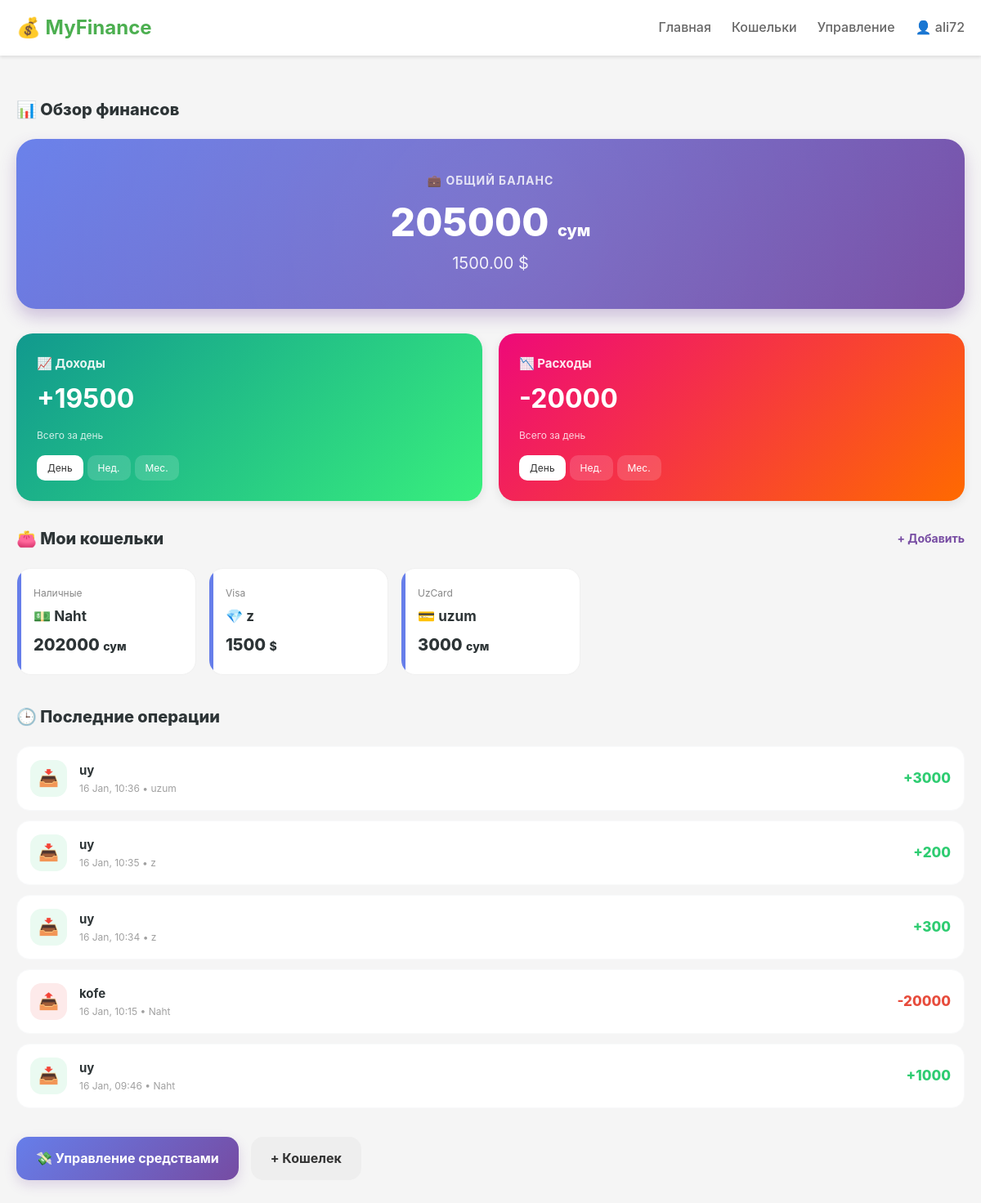
Page /dashboard/ (signed in) on the committed database.
### users/models.py (models this page shows, shortened)
class CustomUser(AbstractUser):
    phone_number = models.IntegerField(blank=True,null=True)
    avatar = models.ImageField(upload_to='avatars/',default='avatars/default.png')
    address = models.TextField()
    balance  = models.DecimalField(max_digits=15,decimal_places=2,default=0.00)

### main/models.py (models this page shows, shortened)
class Wallet(models.Model):
    TYPE_CHOICES = (
        ("cash", "Cash"),
        ("uzcard", "UzCard"),
        ("visa", "Visa"),
    )
    CURRENCY_CHOICES = (
        ("UZS", "UZS"),
        ("USD", "USD"),
    )
    user = models.ForeignKey(CustomUser, on_delete=models.CASCADE, related_name='wallets')
    name = models.CharField(max_length=100)
    type = models.CharField(max_length=20, choices=TYPE_CHOICES)
    balance = models.DecimalField(max_digits=15, decimal_places=2, default=0)
    currency = models.CharField(max_length=3, choices=CURRENCY_CHOICES)

class Transaction(models.Model):
    TYPE_CHOICES = (
        ("income", "Income"),
        ("outcome", "Outcome"),
    )
    user = models.ForeignKey(CustomUser, on_delete=models.CASCADE)
    wallet = models.ForeignKey(Wallet, on_delete=models.CASCADE, related_name='transactions')
    category = models.ForeignKey(Category, on_delete=models.SET_NULL, null=True)
    type = models.CharField(max_length=10, choices=TYPE_CHOICES)
    amount = models.DecimalField(max_digits=15, decimal_places=2)
    description = models.TextField(blank=True)
    created_at = models.DateTimeField(auto_now_add=True)

class Category(models.Model):
    TYPES = (
        ("income", "Income"),
        ("outcome", "Outcome"),
    )
    user = models.ForeignKey(
        settings.AUTH_USER_MODEL,
        on_delete=models.CASCADE
    )
    name = models.CharField(max_length=100)
    type = models.CharField(max_length=15, choices=TYPES)

### main/views.py (the view)
# urls.py: path('dashboard/', views.DashboardView.as_view(), name='dashboard'),
class DashboardView(TemplateView):
    template_name = 'main/dashboard.html'
    def get_context_data(self, **kwargs):
        context = super().get_context_data(**kwargs)
        user = self.request.user
        period = self.request.GET.get('period', 'day')
        date_from = self.get_date_from(period)
        transactions = Transaction.objects.filter(
            user=user,
            created_at__gte=date_from
        )
        context['total_income'] = transactions.filter(
            type='income'
        ).aggregate(Sum('amount'))['amount__sum'] or 0
        context['total_outcome'] = transactions.filter(
            type='outcome'
        ).aggregate(Sum('amount'))['amount__sum'] or 0
        context['wallets'] = user.wallets.all()
        total_uzs = 0
        total_usd = 0
        for wallet in context['wallets']:
            if wallet.currency == 'UZS':
                total_uzs += wallet.balance
            else:
                total_usd += wallet.balance
        context['total_balance_uzs'] = total_uzs
        context['total_balance_usd'] = total_usd
        context['period'] = period
        context['period_display'] = self.get_period_display(period)
        context['recent_transactions'] = Transaction.objects.filter(
            user=user
        ).select_related('wallet', 'category').order_by('-created_at')[:5]
        return context
    def get_date_from(self, period):
        now = datetime.now()
        if period == 'day':
            return now - timedelta(days=1)
        elif period == 'week':
            return now - timedelta(weeks=1)
        elif period == 'month':
            return now - timedelta(days=30)
        elif period == 'year':
            return now - timedelta(days=365)
        return now - timedelta(days=1)
    def get_period_display(self, period):
        periods = {
            'day': 'День',
            'week': 'Неделя',
            'month': 'Месяц',
            'year': 'Год'
        }
        return periods.get(period, 'День')

### templates/main/dashboard.html (shortened to what this page needs)
{% extends 'base.html' %}
{% block content %}
<div class="section-title">
    <span>📊 Обзор финансов</span>
</div>
<div class="total-balance">
    <h3>💼 Общий баланс</h3>
    <div class="amount">{{ total_balance_uzs|floatformat:0 }} <small style="font-size: 20px;">сум</small></div>
    {% if total_balance_usd > 0 %}
        <div style="margin-top: 10px; font-size: 20px; opacity: 0.9;">{{ total_balance_usd|floatformat:2 }} $</div>
    {% endif %}
</div>
<div class="stats-grid">
    <div class="stat-card income">
        <a href="{% url 'transaction_list' 'income' %}" style="text-decoration: none; color: inherit;">
            <h3>📈 Доходы</h3>
            <div class="amount">+{{ total_income|floatformat:0 }}</div>
            <div style="font-size: 12px; opacity: 0.8;">Всего за {{ period_display|lower }}</div>
        </a>
        <div class="period-selector">
            <a href="?period=day" class="period-btn {% if period == 'day' %}active{% endif %}">День</a>
            <a href="?period=week" class="period-btn {% if period == 'week' %}active{% endif %}">Нед.</a>
            <a href="?period=month" class="period-btn {% if period == 'month' %}active{% endif %}">Мес.</a>
        </div>
    </div>
    <div class="stat-card outcome">
        <a href="{% url 'transaction_list' 'outcome' %}" style="text-decoration: none; color: inherit;">
            <h3>📉 Расходы</h3>
            <div class="amount">-{{ total_outcome|floatformat:0 }}</div>
            <div style="font-size: 12px; opacity: 0.8;">Всего за {{ period_display|lower }}</div>
        </a>
        <div class="period-selector">
            <a href="?period=day" class="period-btn {% if period == 'day' %}active{% endif %}">День</a>
            <a href="?period=week" class="period-btn {% if period == 'week' %}active{% endif %}">Нед.</a>
            <a href="?period=month" class="period-btn {% if period == 'month' %}active{% endif %}">Мес.</a>
        </div>
    </div>
</div>
<div class="wallets-section">
    <div class="section-title">
        <span>👛 Мои кошельки</span>
        <a href="{% url 'wallet_add' %}" style="font-size: 14px; color: #764ba2; text-decoration: none; font-weight: bold;">+ Добавить</a>
    </div>
    <div class="wallet-grid">
        {% for wallet in wallets %}
            <a href="{% url 'wallet_detail' wallet.pk %}" style="text-decoration: none; color: inherit;">
                <div class="wallet-card">
                    <span class="wallet-type">
                        {% if wallet.type == 'cash' %}Наличные{% elif wallet.type == 'uzcard' %}UzCard{% else %}Visa{% endif %}
                    </span>
                    <div class="wallet-name">
                        {% if wallet.type == 'cash' %}💵{% elif wallet.type == 'uzcard' %}💳{% else %}💎{% endif %}
                        {{ wallet.name }}
                    </div>
                    <div class="wallet-balance">
                        {{ wallet.balance|floatformat:0 }}
                        <span style="font-size: 14px;">{% if wallet.currency == 'UZS' %}сум{% else %}${% endif %}</span>
                    </div>
                </div>
            </a>
        {% empty %}
            <p style="color: #999; grid-column: 1/-1;">Кошельков пока нет.</p>
        {% endfor %}
    </div>
</div>
<div class="recent-transactions" style="margin-top: 35px;">
    <div class="section-title">🕒 Последние операции</div>
    {% for transaction in recent_transactions %}
        <div class="transaction-item">
            <div class="trans-icon {% if transaction.type == 'income' %}income-icon{% else %}outcome-icon{% endif %}">
                {% if transaction.type == 'income' %}📥{% else %}📤{% endif %}
            </div>
            <div class="transaction-info">
                <div class="transaction-category">{{ transaction.category.name|default:"Без категории" }}</div>
                <div class="transaction-date">{{ transaction.created_at|date:"d M, H:i" }} • {{ transaction.wallet.name }}</div>
            </div>
            <div class="transaction-amount {{ transaction.type }}">
                {% if transaction.type == 'income' %}+{% else %}-{% endif %}{{ transaction.amount|floatformat:0 }}
            </div>
        </div>
    {% empty %}
        <div style="text-align: center; padding: 40px; color: #999; background: #fff; border-radius: 20px;">Операций пока нет</div>
    {% endfor %}
</div>
<div style="display: flex; gap: 15px; margin-top: 35px; margin-bottom: 50px;">
    <a href="{% url 'manage_money' %}" class="btn-action btn-main">💸 Управление средствами</a>
    <a href="{% url 'wallet_add' %}" class="btn-action" style="background: #eee; color: #333;">+ Кошелек</a>
</div>
{% endblock %}

### templates/base.html (shortened to what this page needs)
<!DOCTYPE html>
<html lang="ru">
<head>
</head>
<body>
    <nav>
        <div class="container">
            <div class="logo">💰 MyFinance</div>
            <ul>
                <li><a href="{% url 'dashboard' %}">Главная</a></li>
                <li><a href="{% url 'wallet_list' %}">Кошельки</a></li>
                <li><a href="{% url 'manage_money' %}">Управление</a></li>
                {% if user.is_authenticated %}
                    <li><a href="{% url 'profile' %}">👤 {{ user.username }}</a></li>
                {% else %}
                    <li><a href="{% url 'login' %}">Войти</a></li>
                {% endif %}
            </ul>
        </div>
    </nav>
    <div class="container">
        {% block content %}{% endblock %}
    </div>
</body>
</html>

### templates/base.html (style rules this page uses)
* { margin: 0; padding: 0; box-sizing: border-box; }
body { font-family: -apple-system, BlinkMacSystemFont, 'Segoe UI', Roboto, Oxygen, Ubuntu, sans-serif; background: #f5f5f5; color: #333; line-height: 1.6; }
.container { max-width: 1200px; margin: 0 auto; padding: 20px; }
nav { background: #fff; box-shadow: 0 2px 4px rgba(0,0,0,0.1); padding: 15px 0; margin-bottom: 30px; }
nav .container { display: flex; justify-content: space-between; align-items: center; padding: 0 20px; }
nav .logo { font-size: 24px; font-weight: bold; color: #4CAF50; }
nav ul { list-style: none; display: flex; gap: 25px; }
nav a { text-decoration: none; color: #666; font-weight: 500; transition: color 0.3s; }

### templates/main/dashboard.html (style rules this page uses)
:root { --income-color: #2ecc71; --outcome-color: #e74c3c; --main-grad: linear-gradient(135deg, #667eea 0%, #764ba2 100%); }
.total-balance { background: var(--main-grad); color: #fff; padding: 40px 30px; border-radius: 24px; margin-bottom: 30px; text-align: center; box-shadow: 0 10px 20px rgba(118, 75, 162, 0.3); position: relative; overflow: hidden; }
.total-balance::after { content: ""; position: absolute; top: -50%; left: -50%; width: 200%; height: 200%; background: radial-gradient(circle, rgba(255,255,255,0.1) 0%, transparent 70%); }
.total-balance h3 { font-size: 14px; text-transform: uppercase; letter-spacing: 1px; opacity: 0.8; margin-bottom: 15px; }
.total-balance .amount { font-size: 48px; font-weight: 800; line-height: 1; }
.stats-grid { display: grid; grid-template-columns: 1fr 1fr; gap: 20px; margin-bottom: 30px; }
.stat-card { border-radius: 20px; padding: 25px; color: #fff; transition: all 0.3s cubic-bezier(0.4, 0, 0.2, 1); box-shadow: 0 4px 12px rgba(0,0,0,0.08); position: relative; }
.stat-card.income { background: linear-gradient(135deg, #11998e 0%, #38ef7d 100%); }
.stat-card.outcome { background: linear-gradient(135deg, #ee0979 0%, #ff6a00 100%); }
.stat-card h3 { font-size: 15px; margin-bottom: 5px; opacity: 0.9; display: flex; align-items: center; gap: 8px; }
.stat-card .amount { font-size: 32px; font-weight: 700; margin-bottom: 10px; }
.period-selector { display: flex; gap: 5px; margin-top: 15px; }
.period-btn { padding: 5px 12px; background: rgba(255,255,255,0.15); border-radius: 10px; color: #fff; text-decoration: none; font-size: 12px; transition: 0.2s; border: 1px solid transparent; }
.period-btn:hover, .period-btn.active { background: #fff; color: #333; }
.wallet-grid { display: grid; grid-template-columns: repeat(auto-fill, minmax(220px, 1fr)); gap: 15px; margin-top: 20px; }
.wallet-card { background: #fff; border-radius: 18px; padding: 20px; border: 1px solid #f0f0f0; transition: 0.3s; position: relative; overflow: hidden; }
.wallet-card::before { content: ""; position: absolute; left: 0; top: 0; width: 5px; height: 100%; background: #667eea; }
.wallet-type { font-size: 12px; color: #888; margin-bottom: 5px; display: block; }
.wallet-name { font-size: 17px; font-weight: 700; color: #2d3436; margin-bottom: 5px; }
.wallet-balance { font-size: 20px; font-weight: 800; color: #2d3436; }
.transaction-item { display: flex; align-items: center; padding: 16px; background: #fff; border-radius: 16px; margin-bottom: 12px; transition: 0.2s; border: 1px solid #f8f9fa; }
.trans-icon { width: 45px; height: 45px; border-radius: 14px; display: flex; align-items: center; justify-content: center; font-size: 20px; margin-right: 15px; }
.income-icon { background: #eafaf1; color: #2ecc71; }
.outcome-icon { background: #fdeaea; color: #e74c3c; }
.transaction-info { flex: 1; }
.transaction-category { font-weight: 700; color: #2d3436; font-size: 15px; }
.transaction-date { font-size: 12px; color: #a0a0a0; }
.transaction-amount { font-size: 17px; font-weight: 800; }
.transaction-amount.income { color: var(--income-color); }
.transaction-amount.outcome { color: var(--outcome-color); }
.section-title { font-size: 20px; font-weight: 800; color: #2d3436; display: flex; justify-content: space-between; align-items: center; margin-bottom: 20px; }
.btn-action { padding: 14px 24px; border-radius: 15px; font-weight: 700; text-decoration: none; transition: 0.3s; display: inline-flex; align-items: center; gap: 8px; }
.btn-main { background: var(--main-grad); color: white; box-shadow: 0 6px 15px rgba(118,75,162,0.2); }

### rows in the picture
CustomUser: username "ali72"
Wallet: type "Наличные", name "Naht", balance "202000", currency "сум"
Wallet: type "Visa", name "z", balance "1500"
Wallet: type "UzCard", name "uzum", balance "3000", currency "сум"

### other values in the picture
{{ total_balance_uzs|floatformat:0 }} "205000"
{{ total_balance_usd|floatformat:2 }} "1500.00"
{{ total_income|floatformat:0 }} "19500"
{{ period_display|lower }} "день"
{{ total_outcome|floatformat:0 }} "20000"
